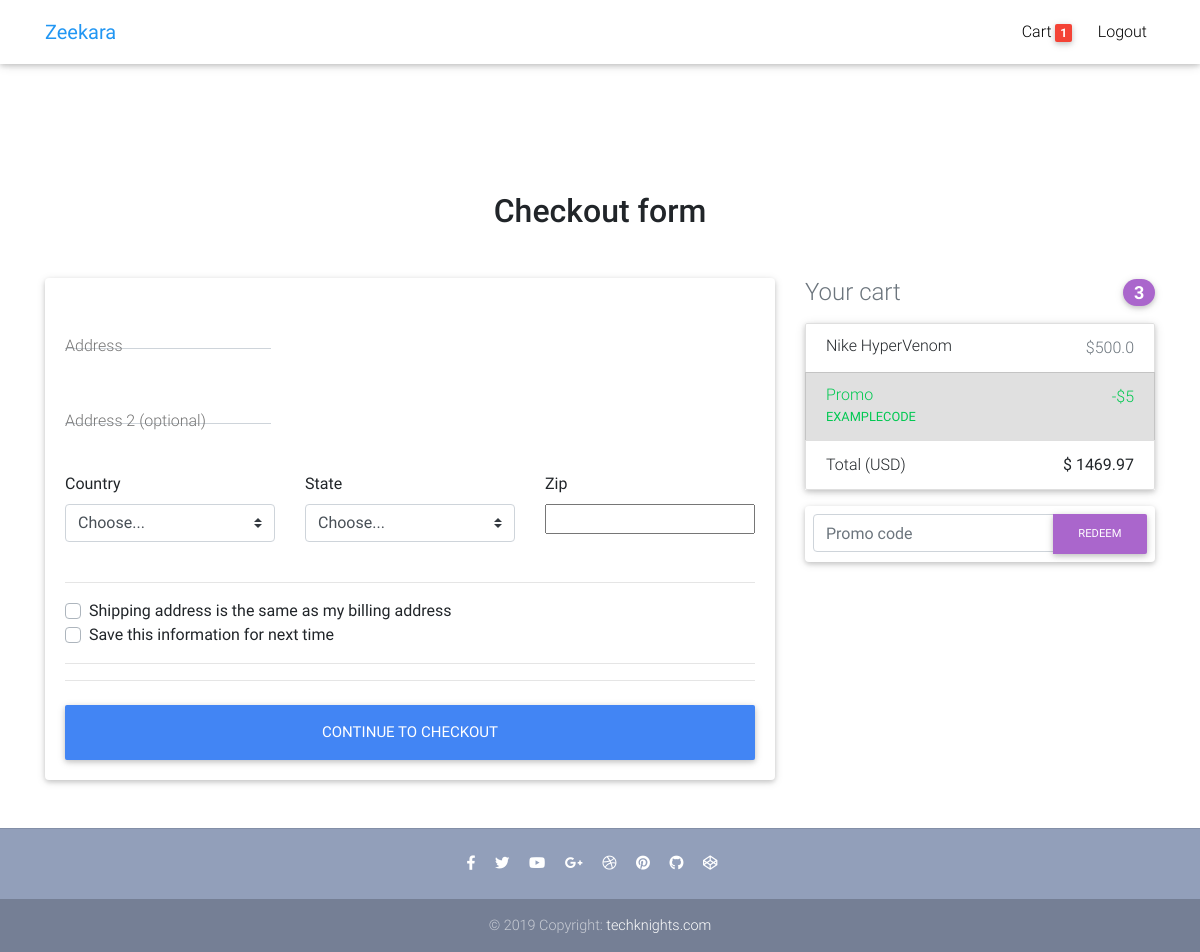
The app's page /checkout/ (signed in), older data.
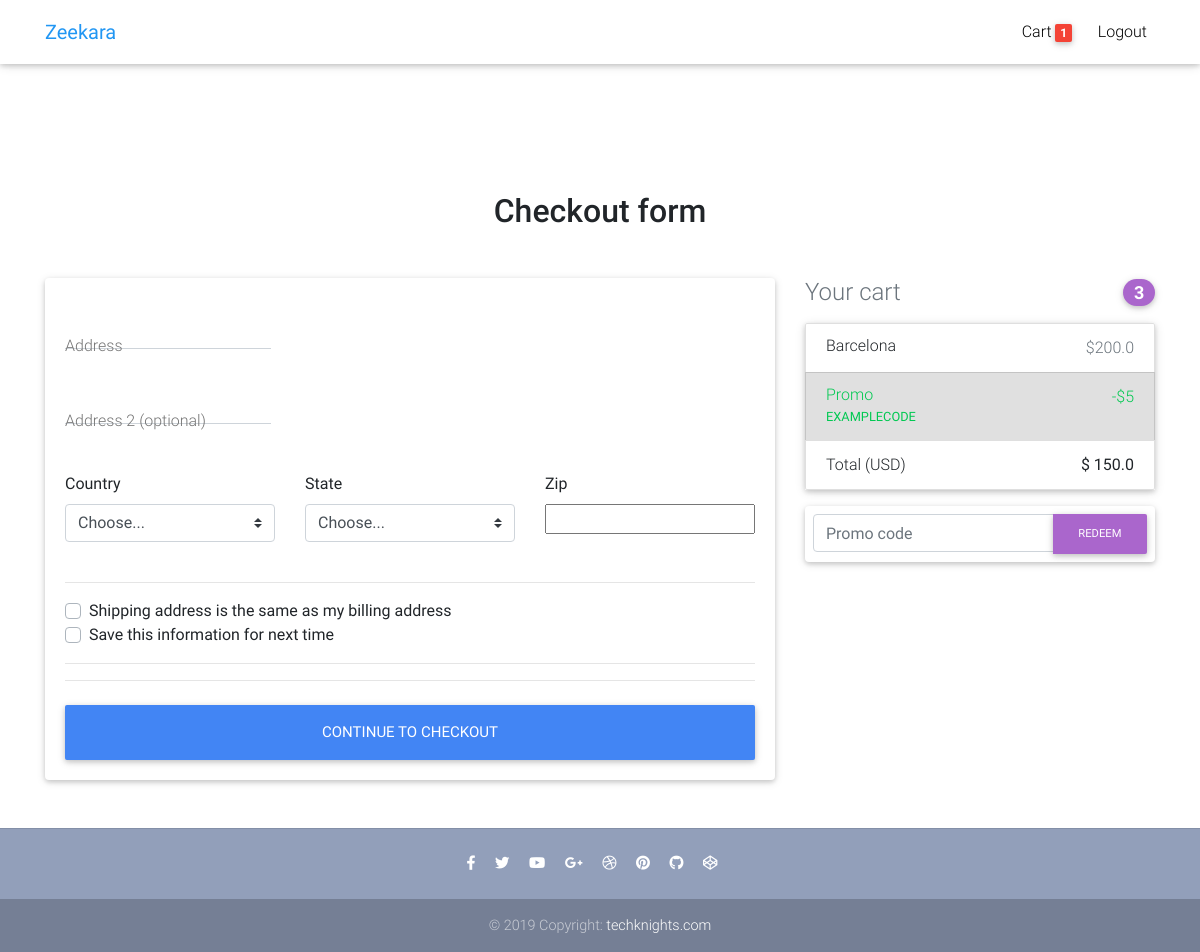
The same page, newer data.
### core/models.py (models this page shows, shortened)
class OrderItem(models.Model):
    user = models.ForeignKey(settings.AUTH_USER_MODEL, on_delete=models.CASCADE)
    ordered = models.BooleanField(default=False)
    item = models.ForeignKey(Item, on_delete=models.CASCADE)
    quantity = models.IntegerField(default=1)
    def get_total_discount_price(self):
        return round(self.quantity * self.item.discount_price, 2)
    def get_final_price(self):
        if self.item.discount_price:
            return self.get_total_discount_price()
        return round(self.get_total_price())

class Item(models.Model):
    title = models.CharField(max_length=50)
    price = models.FloatField()
    discount_price = models.FloatField(blank=True, null=True)
    category = models.CharField(choices=CATERGORY_CHOICES, max_length=50, default="S")
    label = models.CharField(choices=LABEL_CHOICES, max_length=1, default="P")
    description = models.TextField(
        default="Lorem ipsum dolor sit amet consectetur adipisicing elit. Quidem id asperiores soluta aut sunt, recusandae sit iusto?"
    )

class Order(models.Model):
    user = models.ForeignKey(settings.AUTH_USER_MODEL, on_delete=models.CASCADE)
    items = models.ManyToManyField(OrderItem)
    start_date = models.DateTimeField(auto_now_add=True)
    ordered_date = models.DateTimeField()
    ordered = models.BooleanField(default=False)
    def get_total(self):
        total = 0
        for order_item in self.items.all():
            total += order_item.get_final_price()
        return round(total, 2)

### core/views.py (the view, shortened to what this page needs)
# urls.py: path("checkout/", checkoutView.as_view(), name="checkout"),
class checkoutView(View):
    def get(self, *args, **kwargs):
        form = CheckoutForm()
        order = Order.objects.get(user=self.request.user, ordered=False)
        context = {
            "form": form,
            "object": order
        }
        return render(self.request, "checkout.html", context)

### core/forms.py
class CheckoutForm(forms.Form):
    street_address = forms.CharField()
    city = forms.CharField(required=False)
    country = forms.CharField()
    zip = forms.CharField()
    same_billing_address = forms.BooleanField(widget=forms.CheckboxInput())
    save_info = forms.BooleanField(widget=forms.CheckboxInput())
    payment_option = forms.ChoiceField(widget=forms.RadioSelect, choices=PAYMENT_CHOICES)

### core/templatetags/cart_template_tags.py (called while the page is built)
@register.filter
def cart_item_count(user):
    if user.is_authenticated:
        qs = Order.objects.filter(user=user, ordered=False)
        if qs.exists():
            return qs[0].items.count()
    else:
        return 0

### templates/checkout.html (shortened to what this page needs)
{% extends 'base.html' %}
{% block content %}
<main class="mt-5 pt-4">
  <div class="container wow fadeIn">
    <h2 class="my-5 h2 text-center">Checkout form</h2>
    <div class="row">
      <div class="col-md-8 mb-4">
        <div class="card">
          <form class="card-body">
            <div class="md-form mb-5">
                     {{ form.street_address }}
              <label for="address" class="">Address</label>
            </div>
            <div class="md-form mb-5">
              {{ form.city }}
              <label for="address-2" class="">Address 2 (optional)</label>
            </div>
            <div class="row">
              <div class="col-lg-4 col-md-12 mb-4">
                <label for="country">Country</label>
                <select class="custom-select d-block w-100" id="country" required>
                  <option value="">Choose...</option>
                </select>
              </div>
              <div class="col-lg-4 col-md-6 mb-4">
                <label for="state">State</label>
                <select class="custom-select d-block w-100" id="state" required>
                  <option value="">Choose...</option>
                </select>
              </div>
              <div class="col-lg-4 col-md-6 mb-4">
                <label for="zip">Zip</label>
                 {{ form.zip }}
              </div>
            </div>
            <hr>
            <div class="custom-control custom-checkbox">
              <label class="custom-control-label" for="same-address">Shipping address is the same as my billing
                address</label>
            </div>
            <div class="custom-control custom-checkbox">
              <label class="custom-control-label" for="save-info">Save this information for next time</label>
            </div>
            <hr>
            <hr class="mb-4">
            <button class="btn btn-primary btn-lg btn-block" type="submit">Continue to checkout</button>
          </form>
        </div>
      </div>
      <div class="col-md-4 mb-4">
        <h4 class="d-flex justify-content-between align-items-center mb-3">
          <span class="text-muted">Your cart</span>
          <span class="badge badge-secondary badge-pill">3</span>
        </h4>
        <ul class="list-group mb-3 z-depth-1">
          {% for order_item in object.items.all %}
          <li class="list-group-item d-flex justify-content-between lh-condensed">
            <div>
              <h6 class="my-0">{{ order_item.item.title }}</h6>
            </div>
            <span class="text-muted">${{ order_item.item.price }}</span>
          </li>
          {% endfor %}
          <li class="list-group-item d-flex justify-content-between bg-light">
            <div class="text-success">
              <h6 class="my-0">Promo</h6>
              <small>EXAMPLECODE</small>
            </div>
            <span class="text-success">-$5</span>
          </li>
          <li class="list-group-item d-flex justify-content-between">
            <span>Total (USD)</span>
            <strong>$ {{object.get_total }}</strong>
          </li>
        </ul>
        <form class="card p-2">
          <div class="input-group">
            <input type="text" class="form-control" placeholder="Promo code" aria-label="Recipient's username"
              aria-describedby="basic-addon2">
            <div class="input-group-append">
              <button class="btn btn-secondary btn-md waves-effect m-0" type="button">Redeem</button>
            </div>
          </div>
        </form>
      </div>
    </div>
  </div>
</main>
{% endblock content %}

Row changes from the older to the newer data that the page shows:
no longer on this page (row edited): OrderItem: item "Nike HyperVenom", item.price "500.0"
added OrderItem: item "Barcelona", item.price "200.0"
computed for Order: get_total "1469.97" → "150.0"
